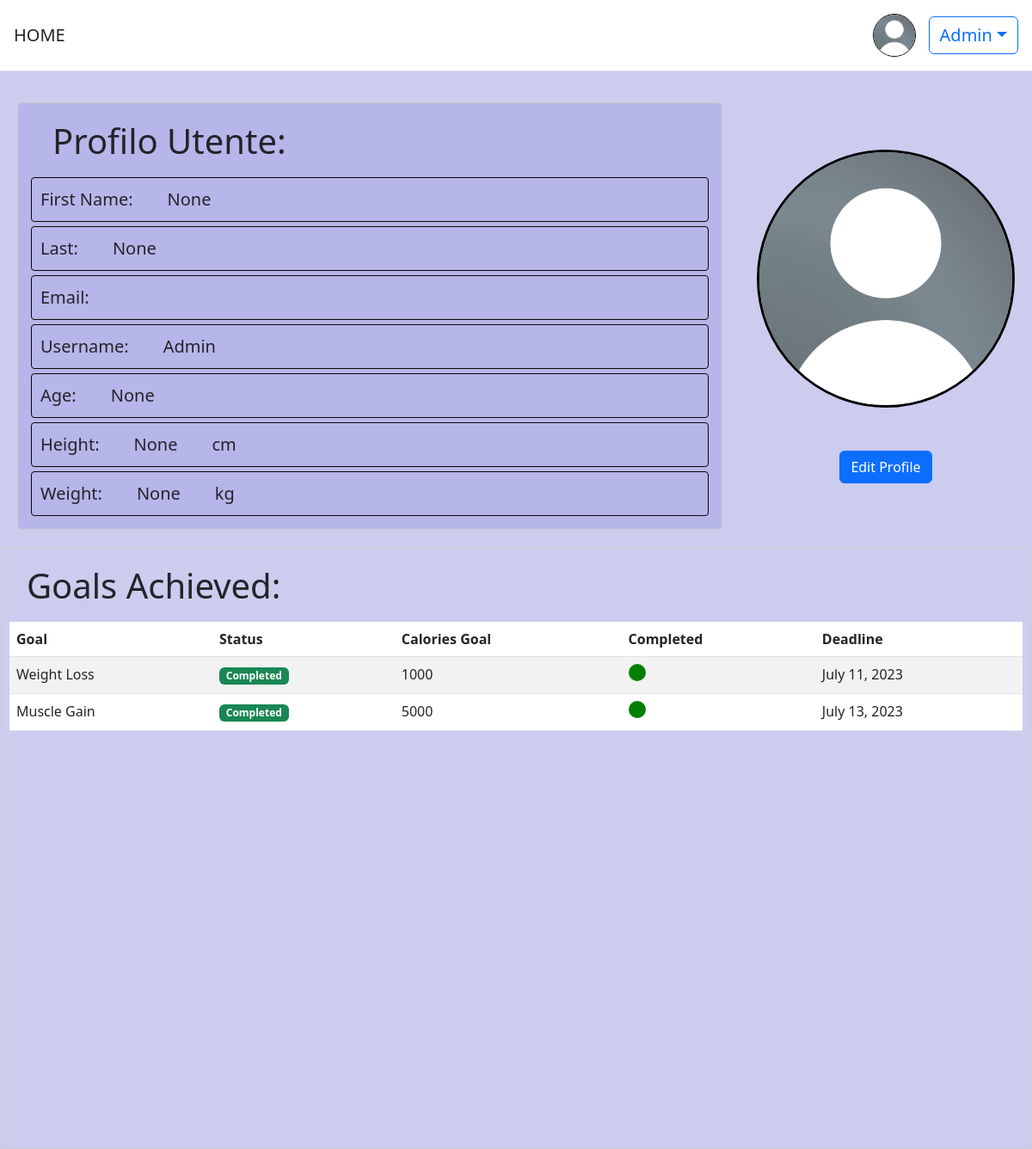
Page /users/profile/ (signed in) on the earlier database version.
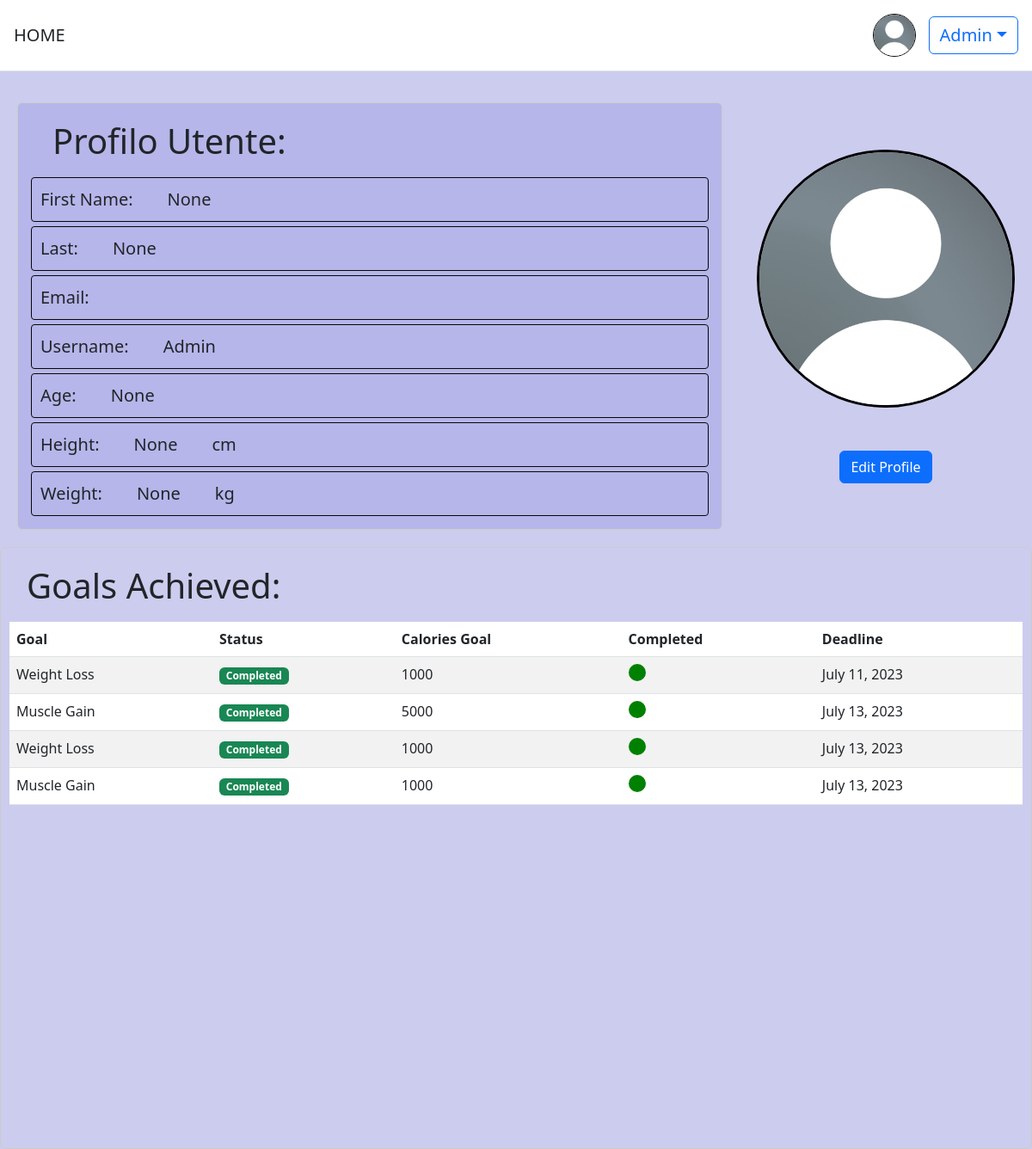
Same page on the later database version.
### obiettivi/models.py (models this page shows, shortened)
class GoalModel(models.Model):
    GOAL_CHOICES = (
        ('Weight Loss', 'Weight Loss'),
        ('Muscle Gain', 'Muscle Gain'),
        ('Fitness Improvement', 'Fitness Improvement'),
    )
    STATUS_CHOICES = (
        ('V', 'In Corso'),
        ('S', 'Scaduto'),
    )
    TEMP_CHOICES = (
        (1, '1 day'),
        (7, '1 week'),
        (30, '1 month'),
        (90, '3 months'),
    )
    deadline = models.DateField(blank=True, null=True)
    status = models.CharField(max_length=1, choices=STATUS_CHOICES, default='V')
    tempistica = models.IntegerField(choices=TEMP_CHOICES, default=30)
    utente = models.ForeignKey(settings.AUTH_USER_MODEL, on_delete=models.CASCADE)
    goal_type = models.CharField(max_length=20, choices=GOAL_CHOICES)
    data_creazione = models.DateField(default=timezone.now)
    descrizione = models.TextField(max_length=255, blank=True, null=True)
    CaloriesGoal = models.IntegerField(default=0, blank=False, null=False)
    is_selected = models.BooleanField(default=False)
    is_completed = models.BooleanField(default=False)
    is_expired = models.BooleanField(default=False)
    cal = models.IntegerField(default=0)

### users/views.py (the view)
# urls.py: path('profile/', profile_view, name='profile'),
@login_required
def profile_view(request):
    goals_completed = GoalModel.objects.filter(utente=request.user, is_completed=True)
    return render(request, 'profile.html', {'goals_completed': goals_completed, 'user': request.user})

### templates/profile.html (shortened to what this page needs)
{% extends 'base.html' %}
{% load static %}
{% load crispy_forms_tags %}
{% block content %}
<div style="background-color:#ccccee;display:flex;flex-direction:column">
<div id="wr" style="display:flex; flex-direction:row">
  <div id="datiprofilo" class="crispy">
    <h1 style="margin-left:20px;padding:10px;">Profilo Utente:</h1>
    <div class="field"><p>First Name:</p><p> {{ user.first_name }}</p></div>
    <div class="field"><p>Last:</p><p> {{ user.last_name }}</p> </div>
    <div class="field"><p>Email:</p><p> {{ user.email }}</p> </div>
    <div class="field"><p>Username:</p> <p> {{ user.username }}</p> </div>
    <div class="field"><p>Age:</p><p> {{ user.age }}</p></div>
    <div class="field"><p>Height:</p><p> {{ user.altezza }}</p><p>cm</p></div>
    <div class="field"><p>Weight:</p><p>{{user.peso}}</p><p>kg</p></div>
  </div>
  <div class="profile-picture-container">
   {% if user.profile_pic %}
    <img class="profile-picture" style="border:3px solid black" src="{{user.profile_pic.url}}">
   {% else %}
      <img class="profile-picture" style="border:3px solid black" src="{% static 'images/user_default.jpeg'%}">
  {% endif %}
      <div class="text-center">
   <a href="{% url 'users:updateprofile' %}" class="btn btn-primary">Edit Profile</a>
  </div>
  </div>
</div>
</div>
<div class="completed_goal table-responsive">
    <h1 style="margin-left:10px;padding:10px;">Goals Achieved:</h1>
    <table class="table table-striped">
        <thead>
        <tr>
            <th>Goal</th>
            <th>Status</th>
            <th>Calories Goal</th>
            <th>Completed</th>
            <th>Deadline</th>
        </tr>
        </thead>
        <tbody>
        {% for goal in goals_completed %}
            <tr>
            <td>{{ goal.goal_type }}</td>
            <td>
                {% if goal.is_completed %}
                <span class="badge bg-success">Completed</span>
                {% endif %}
            </td>
            <td>
                {{ goal.CaloriesGoal }}
            </td>
            <td>
                {% if goal.is_completed %}
                <div style="width: 20px;height: 20px;border-radius: 50%;display: inline-block; background-color:green"></div>
                {% else %}
                <div style="width: 20px;height: 20px;border-radius: 50%;display: inline-block;background-color: red;"></div>
                {% endif %}
            </td>
            <td>{{ goal.deadline }}</td>
            </tr>
        {% endfor %}
        </tbody>
    </table>
</div>
{% endblock content %}

Differences in the rows shown:
now on this page (row edited): GoalModel: goal_type "Weight Loss", is_completed "Completed", CaloriesGoal "1000", deadline "July 13, 2023"
added GoalModel: goal_type "Muscle Gain", is_completed "Completed", CaloriesGoal "1000", deadline "July 13, 2023"
